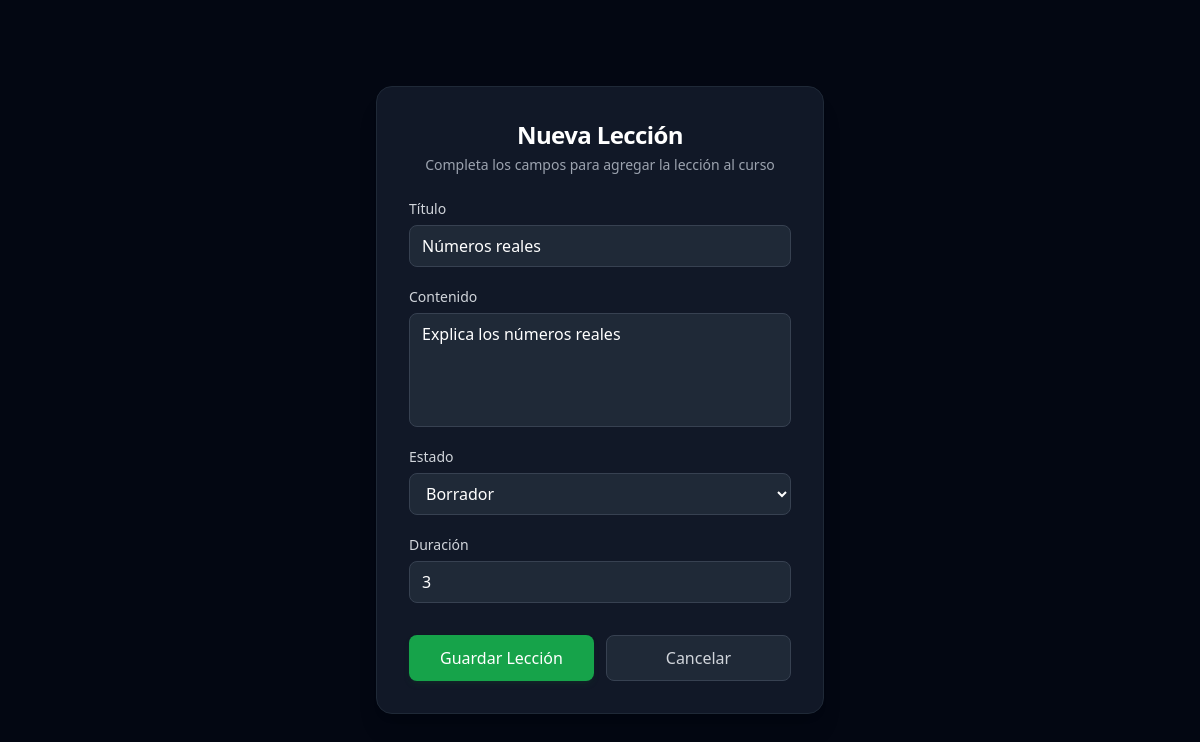
Screenshot of /lecciones/3/editar (signed in) with the database file from the repository.
### gestor/models.py (models this page shows, shortened)
class Leccion(models.Model):
    ESTADO_CHOICES = [
        ('BORRADOR', 'Borrador'),
        ('PUBLICADO', 'Publicado')
    ]
    titulo = models.CharField(max_length=100)
    contenido = models.TextField()
    duracion = models.IntegerField()
    estado = models.CharField(
        max_length=9,
        choices=ESTADO_CHOICES,
        default='BORRADOR'
    )
    curso = models.ForeignKey(
        Curso,
        on_delete=models.CASCADE,
        related_name='lecciones'
    )

### gestor/views.py (the view, shortened to what this page needs)
@login_required
def editar_leccion(request, id):
    leccion = get_object_or_404(Leccion, id=id)
    return render(
        request,
        "editar-leccion.html",
        {
            "leccion": leccion
        }
    )

### gestor/templates/editar-leccion.html (shortened to what this page needs)
<!DOCTYPE html>
<html lang="es">
<head>
    <script src="https://cdn.tailwindcss.com"></script>
</head>
<body class="bg-gray-950 antialiased min-h-screen flex items-center justify-center p-4 text-gray-100">
    <main class="w-full max-w-md bg-gray-900 rounded-2xl border border-gray-800 p-8 shadow-xl">
        <header class="mb-6">
            <h1 class="text-2xl font-bold tracking-tight text-white text-center">Nueva Lección</h1>
            <p class="text-sm text-gray-400 text-center mt-1">Completa los campos para agregar la lección al curso</p>
        </header>
        <form method="post" action="">
            <div class="space-y-5">
                <div class="flex flex-col gap-1.5">
                    <label for="titulo" class="text-sm font-medium text-gray-300">Título</label>
                    <input type="text"  value="{{ leccion.titulo }}" name="titulo" id="titulo"
                           class="w-full bg-gray-800 border border-gray-700 rounded-lg px-3 py-2 text-white
                           placeholder-gray-500 outline-none transition focus:border-green-500 focus:ring-2
                           focus:ring-green-950"
                           placeholder="Ej. clases y funciones en Python" required>
                </div>
                <div class="flex flex-col gap-1.5">
                    <label for="contenido" class="text-sm font-medium text-gray-300">Contenido</label>
                    <textarea name="contenido" id="contenido" rows="4"
                              class="w-full bg-gray-800 border border-gray-700 rounded-lg px-3 py-2
                              text-white placeholder-gray-500 outline-none transition
                              focus:border-green-500 focus:ring-2 focus:ring-green-950 resize-none"
                              placeholder="Describe brevemente de qué trata la lección..." required
                    >{{ leccion.contenido }}</textarea>
                </div>
                <div class="flex flex-col gap-1.5">
                    <label for="estado" class="text-sm font-medium text-gray-300">Estado</label>
                    <select name="estado" id="estado"
                            class="w-full bg-gray-800 border border-gray-700 rounded-lg px-3 py-2 text-white
                            outline-none transition focus:border-green-500 focus:ring-2 focus:ring-green-950
                            cursor-pointer">
                        {% for valor, etiqueta in leccion.ESTADO_CHOICES %}
                        <option
                        value="{{ valor }}"
                        {% if leccion.estado == valor %} selected {% endif %}
                        >{{ etiqueta }}</option>
                        {% endfor %}
                    </select>
                </div>
                <div class="flex flex-col gap-1.5">
                    <label for="duracion" class="text-sm font-medium text-gray-300">Duración</label>
                    <input type="number" name="duracion" value="{{ leccion.duracion }}" id="duracion"
                           class="w-full bg-gray-800 border border-gray-700 rounded-lg px-3 py-2 text-white
                           placeholder-gray-500 outline-none transition focus:border-green-500 focus:ring-2
                           focus:ring-green-950" required>
                </div>
            </div>
            <div class="flex flex-col sm:flex-row gap-3 mt-8">
                <button type="submit"
                        class="w-full sm:w-1/2 bg-green-600 hover:bg-green-500 active:bg-green-700 text-white font-medium py-2.5 px-4 rounded-lg transition duration-150 shadow-md shadow-green-900/20 text-center cursor-pointer">
                    Guardar Lección
                </button>
                <a href="{% url 'detalle_curso' leccion.curso.id %}"
                   class="w-full sm:w-1/2 bg-gray-800 hover:bg-gray-700 active:bg-gray-800 text-gray-300 border border-gray-700 font-medium py-2.5 px-4 rounded-lg transition duration-150 text-center block">
                    Cancelar
                </a>
            </div>
        </form>
    </main>
</body>
</html>

### rows the page displays
Leccion: titulo "Números reales", contenido "Explica los números reales", estado "Borrador", duracion "3"
